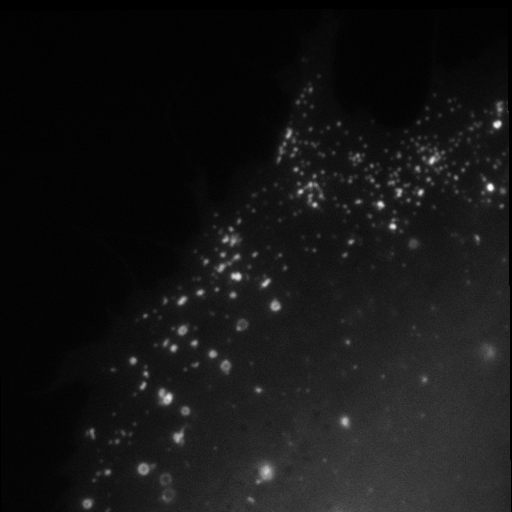
#> input picture hannahperkins_rab5.tif, 512 x 512 px
$ python basic_unsupervised_som.py
#> lines starting #> are read from the running program, lines starting #| are printed output that depends on the picture; after the words box and inside, x2 and y2 are one past the last pixel; in counts of white or black regions, pixels touching at a corner belong together
#Code for a basic unsupervised neural network (Self-Organized Map) applied on images.
#Daniel Han 13 Jan 2021

#We need the OpenCV package to read in images to Python quickly. This is just personal preference and you can use other packages to read in images.
import cv2
#These are packages we used previously in the basic_supervised.py code.
import numpy as np
import matplotlib.pyplot as plt

#read in image
# filename = 'hannahperkins_er.tif'
filename = 'hannahperkins_rab5.tif'
im = cv2.imread(filename,-1)
#> im is the input picture: shape (512, 512) float32; min 0, max 54780.8, mean 4625.7
#crop and normalize image
im = im[250:350,250:350]
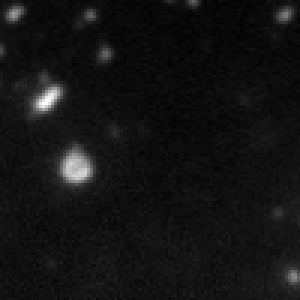
#> im: shape (100, 100) float32 (shown 3 times larger); min 3191.5, max 42181.4, mean 6196.5; drawn with min black and max white
im = im/np.amax(im)
#show image
plt.figure()
plt.imshow(im,cmap=plt.cm.binary)
plt.colorbar()
plt.show()
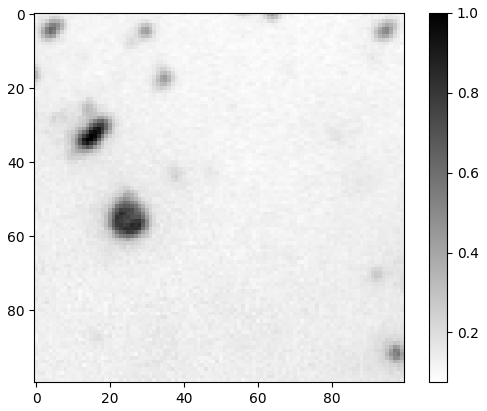
#> figure drawn by matplotlib, 2 panels

#First we need to initialize a set of neurons with weights corresponding to the number of inputs we will have.
isize = 3  #neuron input size (isize by isize matrix from pixels)
num_neurons = 2  #the number of neurons in the self-organized map
#initialize the neurons
neuronv = np.array(np.random.uniform(0,1,size=(num_neurons,isize,isize)),dtype='float')
# print(neuronv)

#now we will loop through many times repeating the process of adjusting weights and make our neurons compete to match pixels
nloops = 3000   #number of loops
r,c = im.shape  #dimensions of the image
#> r = 100; c = 100
gap = int(np.floor(isize/2))     #offset needed to make sure we don't sample outside the image
for t in range(0,nloops):
    #set the gain co-efficient
    alpha = 0.5/(t+1)
    #sample a part of the image (a square of dimensions isize by isize)
    rsam = np.random.randint(gap,r-gap)
    csam = np.random.randint(gap,c-gap)
    sample = im[(rsam-gap):(rsam+gap+1),(csam-gap):(csam+gap+1)]
    #find the distance between the sample and the neurons
    distances = np.empty(num_neurons)
    for i in range(0,num_neurons):
        distances[i] = np.sum(np.power(neuronv[i]-sample,2))
    #change the neuron weights according to self-organizing map algorithm
    bmu = neuronv[np.argmin(distances)]
    for i in range(0,num_neurons):
        neuronv[i] += alpha*(sample-neuronv[i])*np.exp(-np.sum(np.power(bmu-neuronv[i],2)))

#After training the neurons competitively, match each pixel in the image to its closest neuron and obtain a SOM image that has classified each pixel
somim = np.empty((r-2*gap,c-2*gap))
for i in range(gap,r-gap):
    for j in range(gap,c-gap):
        sample = im[(i-gap):(i+gap+1),(j-gap):(j+gap+1)]
        distances = np.empty(num_neurons)
        for k in range(0,num_neurons):
            distances[k] = np.sum(np.power(neuronv[k]-sample,2))
        somim[i-gap,j-gap] = np.argmin(distances)
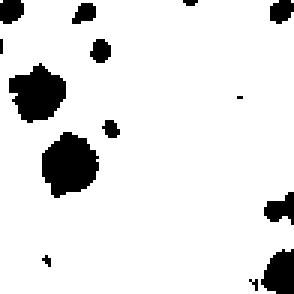
#> somim: shape (98, 98) float64 (shown 3 times larger); values 0 (black) and 1 (white), 89.8% white; 14 black regions (5 under 20 px), largest, box (x1, y1, x2, y2) and area: (14, 44, 33, 66) 296, (3, 21, 22, 41) 252, (87, 83, 98, 98) 126

#plot the result
plt.figure()
plt.subplot(1,2,1)
plt.imshow(im,cmap=plt.cm.binary)
plt.subplot(1,2,2)
plt.imshow(somim)
plt.show()
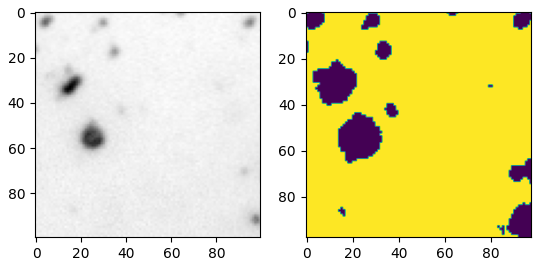
#> figure drawn by matplotlib, 2 panels

$ run again, with hannahperkins_er.tif copied over hannahperkins_rab5.tif
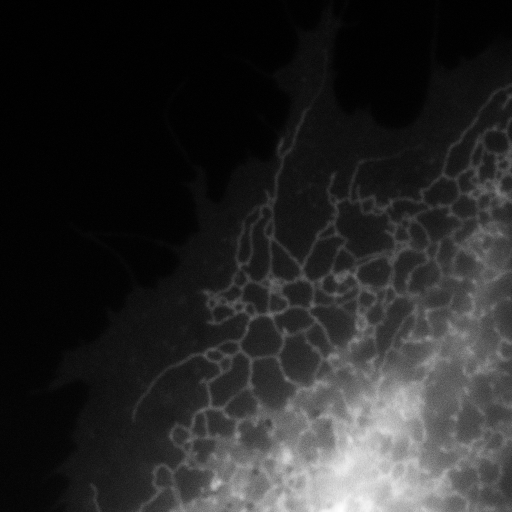
#> input picture hannahperkins_er.tif, 512 x 512 px
#> im is the input picture: shape (512, 512) float32; min 102, max 59777, mean 9418.6
#> `plt.show()`:
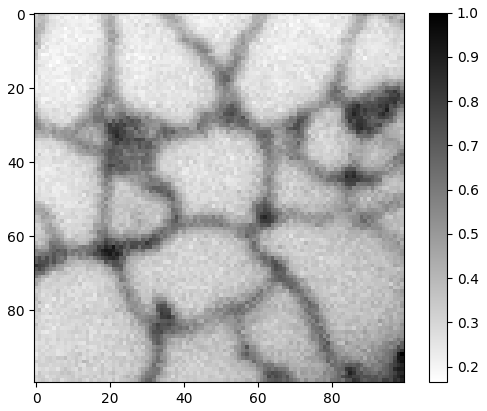
#> figure drawn by matplotlib, 2 panels
#> after the loop `for i in range(gap,r-gap):`:
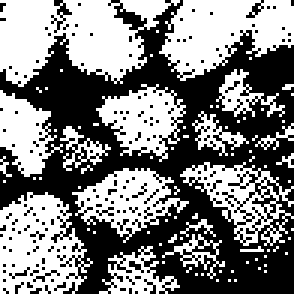
#> somim: shape (98, 98) float64 (shown 3 times larger); values 0 (black) and 1 (white), 50% white; 80 white regions (66 under 20 px), largest, box (x1, y1, x2, y2) and area: (0, 0, 60, 29) 1058, (53, 0, 98, 27) 751, (0, 64, 31, 98) 669
